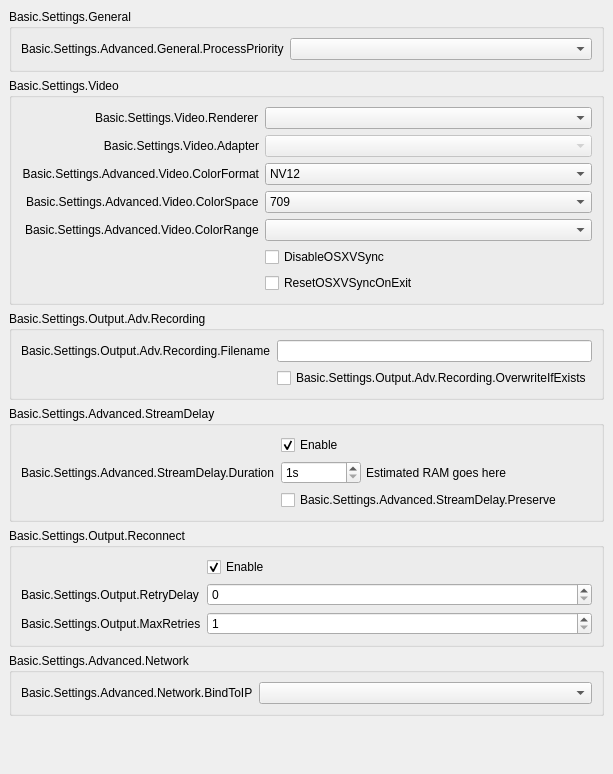
           <widget class="QWidget" name="scrollAreaWidgetContents">
            <property name="geometry">
             <rect>
              <x>0</x>
              <y>0</y>
              <width>559</width>
              <height>681</height>
             </rect>
            </property>
            <layout class="QVBoxLayout" name="verticalLayout_16">
             <property name="leftMargin">
              <number>0</number>
             </property>
             <property name="topMargin">
              <number>0</number>
             </property>
             <property name="rightMargin">
              <number>0</number>
             </property>
             <property name="bottomMargin">
              <number>9</number>
             </property>
             <item alignment="Qt::AlignTop">
              <widget class="QWidget" name="widget_11" native="true">
               <layout class="QVBoxLayout" name="verticalLayout_17">
                <item>
                 <widget class="QGroupBox" name="advancedGeneralGroupBox">
                  <property name="title">
                   <string>Basic.Settings.General</string>
                  </property>
                  <layout class="QFormLayout" name="formLayout_22">
                   <item row="0" column="0">
                    <widget class="QLabel" name="processPriorityLabel">
                     <property name="text">
                      <string>Basic.Settings.Advanced.General.ProcessPriority</string>
                     </property>
                     <property name="buddy">
                      <cstring>processPriority</cstring>
                     </property>
                    </widget>
                   </item>
                   <item row="0" column="1">
                    <widget class="QComboBox" name="processPriority"/>
                   </item>
                  </layout>
                 </widget>
                </item>
                <item>
                 <widget class="QGroupBox" name="advancedVideoContainer">
                  <property name="title">
                   <string>Basic.Settings.Video</string>
                  </property>
                  <layout class="QFormLayout" name="formLayout_14">
                   <property name="fieldGrowthPolicy">
                    <enum>QFormLayout::AllNonFixedFieldsGrow</enum>
                   </property>
                   <property name="labelAlignment">
                    <set>Qt::AlignRight|Qt::AlignTrailing|Qt::AlignVCenter</set>
                   </property>
                   <item row="2" column="0">
                    <widget class="QLabel" name="label_30">
                     <property name="minimumSize">
                      <size>
                       <width>0</width>
                       <height>0</height>
                      </size>
                     </property>
                     <property name="text">
                      <string>Basic.Settings.Advanced.Video.ColorFormat</string>
                     </property>
                     <property name="alignment">
                      <set>Qt::AlignRight|Qt::AlignTrailing|Qt::AlignVCenter</set>
                     </property>
                     <property name="buddy">
                      <cstring>colorFormat</cstring>
                     </property>
                    </widget>
                   </item>
                   <item row="2" column="1">
                    <widget class="QComboBox" name="colorFormat">
                     <item>
                      <property name="text">
                       <string notr="true">NV12</string>
                      </property>
                     </item>
                     <item>
                      <property name="text">
                       <string notr="true">I420</string>
                      </property>
                     </item>
                     <item>
                      <property name="text">
                       <string>I444</string>
                      </property>
                     </item>
                     <item>
                      <property name="text">
                       <string notr="true">RGB</string>
                      </property>
                     </item>
                    </widget>
                   </item>
                   <item row="4" column="0">
                    <widget class="QLabel" name="label_34">
                     <property name="text">
                      <string>Basic.Settings.Advanced.Video.ColorRange</string>
                     </property>
                     <property name="buddy">
                      <cstring>colorRange</cstring>
                     </property>
                    </widget>
                   </item>
                   <item row="4" column="1">
                    <widget class="QComboBox" name="colorRange"/>
                   </item>
                   <item row="3" column="0">
                    <widget class="QLabel" name="label_33">
                     <property name="text">
                      <string>Basic.Settings.Advanced.Video.ColorSpace</string>
                     </property>
                     <property name="buddy">
                      <cstring>colorSpace</cstring>
                     </property>
                    </widget>
                   </item>
                   <item row="3" column="1">
                    <widget class="QComboBox" name="colorSpace">
                     <item>
                      <property name="text">
                       <string notr="true">709</string>
                      </property>
                     </item>
                     <item>
                      <property name="text">
                       <string notr="true">601</string>
                      </property>
                     </item>
                    </widget>
                   </item>
                   <item row="0" column="0">
                    <widget class="QLabel" name="rendererLabel">
                     <property name="text">
                      <string>Basic.Settings.Video.Renderer</string>
                     </property>
                     <property name="buddy">
                      <cstring>renderer</cstring>
                     </property>
                    </widget>
                   </item>
                   <item row="0" column="1">
                    <widget class="QComboBox" name="renderer">
                     <property name="currentText">
                      <string notr="true"/>
                     </property>
                    </widget>
                   </item>
                   <item row="1" column="0">
                    <widget class="QLabel" name="adapterLabel">
                     <property name="text">
                      <string>Basic.Settings.Video.Adapter</string>
                     </property>
                     <property name="alignment">
                      <set>Qt::AlignRight|Qt::AlignTrailing|Qt::AlignVCenter</set>
                     </property>
                     <property name="buddy">
                      <cstring>adapter</cstring>
                     </property>
                    </widget>
                   </item>
                   <item row="1" column="1">
                    <widget class="QComboBox" name="adapter">
                     <property name="enabled">
                      <bool>false</bool>
                     </property>
                     <property name="currentText">
                      <string notr="true"/>
                     </property>
                    </widget>
                   </item>
                   <item row="5" column="1">
                    <widget class="QCheckBox" name="disableOSXVSync">
                     <property name="text">
                      <string>DisableOSXVSync</string>
                     </property>
                    </widget>
                   </item>
                   <item row="6" column="1">
                    <widget class="QCheckBox" name="resetOSXVSync">
                     <property name="text">
                      <string>ResetOSXVSyncOnExit</string>
                     </property>
                    </widget>
                   </item>
                  </layout>
                 </widget>
                </item>
                <item>
                 <widget class="QGroupBox" name="groupBox_6">
                  <property name="title">
                   <string>Basic.Settings.Output.Adv.Recording</string>
                  </property>
                  <layout class="QFormLayout" name="formLayout_17">
                   <item row="0" column="0">
                    <widget class="QLabel" name="label_7">
                     <property name="text">
                      <string>Basic.Settings.Output.Adv.Recording.Filename</string>
                     </property>
                    </widget>
                   </item>
                   <item row="0" column="1">
                    <widget class="QLineEdit" name="filenameFormatting"/>
                   </item>
                   <item row="1" column="1">
                    <widget class="QCheckBox" name="overwriteIfExists">
                     <property name="text">
                      <string>Basic.Settings.Output.Adv.Recording.OverwriteIfExists</string>
                     </property>
                    </widget>
                   </item>
                  </layout>
                 </widget>
                </item>
                <item>
                 <widget class="QGroupBox" name="groupBox_5">
                  <property name="title">
                   <string>Basic.Settings.Advanced.StreamDelay</string>
                  </property>
                  <layout class="QFormLayout" name="formLayout_18">
                   <item row="0" column="1">
                    <widget class="QCheckBox" name="streamDelayEnable">
                     <property name="text">
                      <string>Enable</string>
                     </property>
                     <property name="checked">
                      <bool>true</bool>
                     </property>
                    </widget>
                   </item>
                   <item row="1" column="0">
                    <widget class="QLabel" name="label_56">
                     <property name="text">
                      <string>Basic.Settings.Advanced.StreamDelay.Duration</string>
                     </property>
                     <property name="buddy">
                      <cstring>streamDelaySec</cstring>
                     </property>
                    </widget>
                   </item>
                   <item row="1" column="1">
                    <widget class="QWidget" name="widget_12" native="true">
                     <property name="enabled">
                      <bool>true</bool>
                     </property>
                     <layout class="QHBoxLayout" name="horizontalLayout_13">
                      <property name="spacing">
                       <number>5</number>
                      </property>
                      <property name="leftMargin">
                       <number>0</number>
                      </property>
                      <property name="topMargin">
                       <number>0</number>
                      </property>
                      <property name="rightMargin">
                       <number>0</number>
                      </property>
                      <property name="bottomMargin">
                       <number>0</number>
                      </property>
                      <item>
                       <widget class="QSpinBox" name="streamDelaySec">
                        <property name="enabled">
                         <bool>true</bool>
                        </property>
                        <property name="sizePolicy">
                         <sizepolicy hsizetype="Maximum" vsizetype="Fixed">
                          <horstretch>0</horstretch>
                          <verstretch>0</verstretch>
                         </sizepolicy>
                        </property>
                        <property name="minimumSize">
                         <size>
                          <width>80</width>
                          <height>0</height>
                         </size>
                        </property>
                        <property name="suffix">
                         <string notr="true">s</string>
                        </property>
                        <property name="minimum">
                         <number>1</number>
                        </property>
                        <property name="maximum">
                         <number>1800</number>
                        </property>
                       </widget>
                      </item>
                      <item>
                       <widget class="QLabel" name="streamDelayInfo">
                        <property name="text">
                         <string notr="true">Estimated RAM goes here</string>
                        </property>
                       </widget>
                      </item>
                     </layout>
                    </widget>
                   </item>
                   <item row="2" column="1">
                    <widget class="QCheckBox" name="streamDelayPreserve">
                     <property name="text">
                      <string>Basic.Settings.Advanced.StreamDelay.Preserve</string>
                     </property>
                    </widget>
                   </item>
                  </layout>
                 </widget>
                </item>
                <item>
                 <widget class="QGroupBox" name="groupBox_7">
                  <property name="title">
                   <string>Basic.Settings.Output.Reconnect</string>
                  </property>
                  <layout class="QFormLayout" name="formLayout_19">
                   <property name="fieldGrowthPolicy">
                    <enum>QFormLayout::AllNonFixedFieldsGrow</enum>
                   </property>
                   <item row="1" column="0">
                    <widget class="QLabel" name="label_17">
                     <property name="text">
                      <string>Basic.Settings.Output.RetryDelay</string>
                     </property>
                     <property name="buddy">
                      <cstring>reconnectRetryDelay</cstring>
                     </property>
                    </widget>
                   </item>
                   <item row="0" column="1">
                    <widget class="QCheckBox" name="reconnectEnable">
                     <property name="text">
                      <string>Enable</string>
                     </property>
                     <property name="checked">
                      <bool>true</bool>
                     </property>
                    </widget>
                   </item>
                   <item row="1" column="1">
                    <widget class="QSpinBox" name="reconnectRetryDelay">
                     <property name="maximum">
                      <number>30</number>
                     </property>
                    </widget>
                   </item>
                   <item row="2" column="0">
                    <widget class="QLabel" name="label_22">
                     <property name="text">
                      <string>Basic.Settings.Output.MaxRetries</string>
                     </property>
                     <property name="buddy">
                      <cstring>reconnectMaxRetries</cstring>
                     </property>
                    </widget>
                   </item>
                   <item row="2" column="1">
                    <widget class="QSpinBox" name="reconnectMaxRetries">
                     <property name="minimum">
                      <number>1</number>
                     </property>
                     <property name="maximum">
                      <number>10000</number>
                     </property>
                    </widget>
                   </item>
                  </layout>
                 </widget>
                </item>
                <item>
                 <widget class="QGroupBox" name="groupBox_11">
                  <property name="title">
                   <string>Basic.Settings.Advanced.Network</string>
                  </property>
                  <layout class="QFormLayout" name="formLayout_23">
                   <property name="fieldGrowthPolicy">
                    <enum>QFormLayout::AllNonFixedFieldsGrow</enum>
                   </property>
                   <item row="0" column="1">
                    <widget class="QComboBox" name="bindToIP"/>
                   </item>
                   <item row="0" column="0">
                    <widget class="QLabel" name="label_27">
                     <property name="text">
                      <string>Basic.Settings.Advanced.Network.BindToIP</string>
                     </property>
                    </widget>
                   </item>
                  </layout>
                 </widget>
                </item>
                <item>
                 <widget class="QLabel" name="advancedMsg">
                  <property name="styleSheet">
                   <string notr="true">QLabel { color: rgb(255, 0, 4); }</string>
                  </property>
                  <property name="text">
                   <string notr="true"/>
                  </property>
                  <property name="wordWrap">
                   <bool>true</bool>
                  </property>
                 </widget>
                </item>
                <item>
                 <widget class="QLabel" name="advancedMsg2">
                  <property name="styleSheet">
                   <string notr="true">QLabel { color: rgb(255, 0, 4); }</string>
                  </property>
                  <property name="text">
                   <string notr="true"/>
                  </property>
                  <property name="wordWrap">
                   <bool>true</bool>
                  </property>
                 </widget>
                </item>
               </layout>
              </widget>
             </item>
            </layout>
           </widget>
